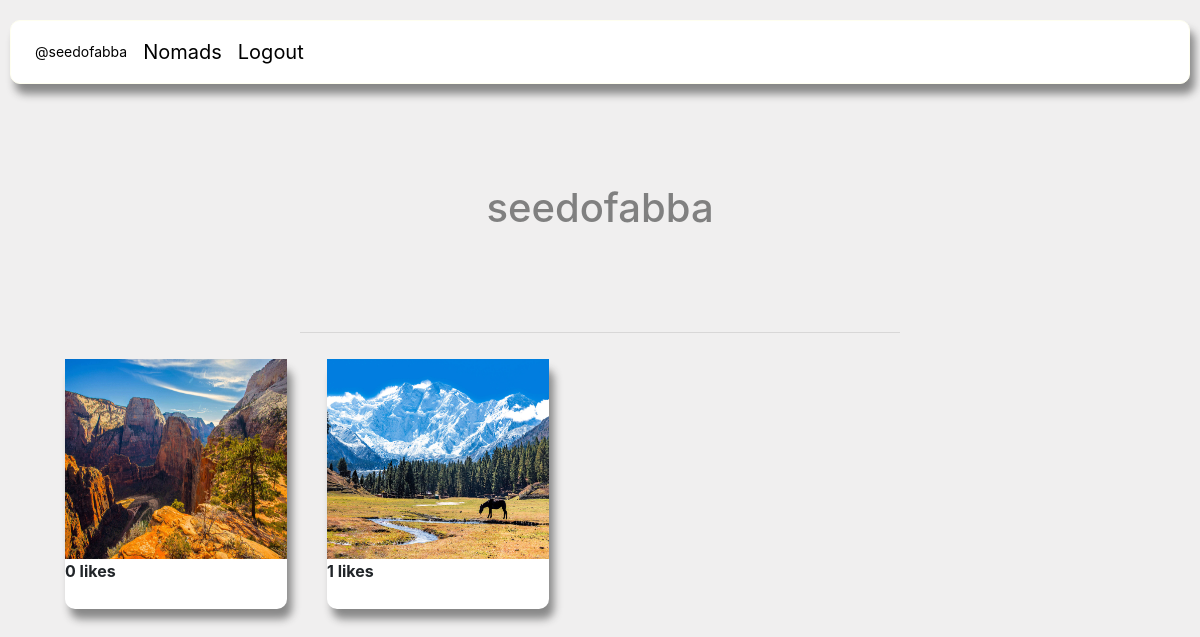
The page /users_post/1 on the database its author committed.
### nomadapp/models/post.py (models this page shows, shortened)
class Post(models.Model):
    user = models.ForeignKey(User, on_delete=models.CASCADE, related_name='comment')
    title = models.CharField(max_length=50)
    location = models.CharField(max_length=255, blank=True, default=None)
    description = models.TextField(blank=True, default='')
    date = models.DateField(auto_now=False, auto_now_add=False,)
    liked = models.ManyToManyField(User, default=None,blank=True,related_name='liked')
    post_image = models.ImageField(blank=True, upload_to='images/')
    class Meta:
        verbose_name = ("post")
        verbose_name_plural = ("posts")

### nomadapp/views/posts/user_post_list.py (the view)
# urls.py: path('users_post/<int:user_id>', user_post_list, name='users_post'),
def user_post_list(request, user_id):
    if request.method == 'GET':
        user = get_user(user_id)
        users_post = Post.objects.filter(user_id=user.id)
        template = 'posts/user_post_list.html'
        context = {
        'user': user,
        'users_post': users_post
        }
        return render(request, template, context)

### nomadapp/views/posts/user_post_list.py (called while the page is built)
def get_user(user_id):
    return User.objects.get(pk=user_id)

### nomadapp/templates/posts/user_post_list.html (shortened to what this page needs)
{% extends 'shared/base.html' %}
{% load static %}
{% block css %}
    <link rel="stylesheet" href="{% static 'styles/user_posts.css' %}" />
{% endblock %}
{% block content %}
<h1 class="username">{{user.username}}</h1>
<hr>
    <div class="container">
        {% for post in users_post %}
            <div class="post_card">
            <img class="post_photo" src="{{post.post_image.url}}"></img>
            <div><strong>{{post.liked.all.count}} likes</strong></div>
            </div>
        {% endfor %}
</div>
{% endblock %}

### nomadapp/templates/shared/base.html (shortened to what this page needs)
<!DOCTYPE html>
{% load static %}
<html>
<head>
   <link rel="stylesheet" href="{% static 'styles/base.css' %}" />
   <link rel="stylesheet" href="https://stackpath.bootstrapcdn.com/bootstrap/4.4.1/css/bootstrap.min.css">
    {% block css %}
    {% endblock %}
</head>
<body>
    <nav id="site-nav">
        <ol class="navList">
            {% if user.is_authenticated %}
                <li class="navList__route username"><a class="nav_username" href="{% url 'nomadapp:users_post' user.id %}">@{{user.username}}</a><li>
                <li class="navList__route"><a href="{% url 'nomadapp:home' %}">Nomads</a><li>
                <li class="navList__route"><a href="{% url 'nomadapp:logout' %}">Logout</a><li>
            {% else %}
                <li class="navList__route"><a href="{% url 'nomadapp:login' %}">Login</a><li>
                <li class="navList__route"><a href="{% url 'nomadapp:register' %}">Sign Up</a><li>
            {% endif %}
        </ol>
    </nav>
     <main class="main-content">
        {% block content %}
        {% endblock %}
    </main>
</body>
</html>

### nomadapp/static/styles/base.css (style rules this page uses)
a.nav_username { font-size: 14px; }
li.navList__route.username { margin-top: 2px }
.navList { list-style-type: none; display: flex; color: black !important; padding: 1em; margin: 0; }
.navList__route { margin: 0 0.5em; }
#site-nav { margin: 20px 10px 0px 10px; border: solid .5px ivory; background-color: white; border-radius: 10px; box-shadow: 5px 10px 8px #888888; margin-bottom: 50px }
a { color: black !important; text-decoration: none; font-size: 20px; }

### nomadapp/static/styles/user_posts.css (style rules this page uses)
body { background-color: rgb(240, 239, 239) }
.username { text-align: center; color: gray; margin-top: 100px }
hr { width: 600px; margin-top: 100px }
.post_card { width: 300px; margin-bottom: 20px; margin-left: 20px; margin-right: 20px; margin-top: 10px; background-color: white; border-radius: 10px; box-shadow: 5px 10px 8px #888888; height: 250px; flex-basis: 20%; }
.container { display: flex; flex-flow: row wrap; position: relative; }
img.post_photo { width: 100%; height: 200px; }

### rows shown on the page
Post: post_image (picture), liked.all.count "0"
Post: post_image (picture), liked.all.count "1"

### other values the page prints
{{ user.username }} "seedofabba"
